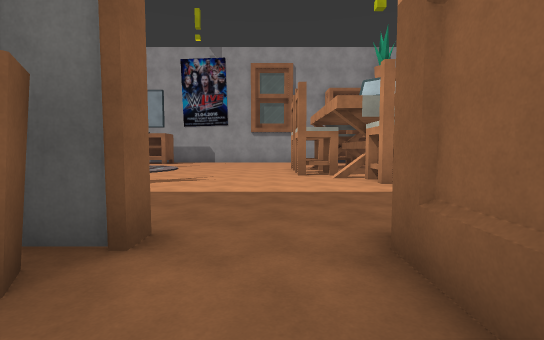
[1] (above)

22 first-person views from a walk through a Unity game level. The camera is 1.5 m above the floor, tilts 4° down and sees 85° across. The floor is counted in squares, 2 m on a side. Each view is taken from the middle of a square. On the plan, view 1 faces up. The plan holds only what a view shows up to about 10 squares ahead; the rest is blank. The place goes on beyond the plan. The player character is not drawn. Door leaves are left out, so doorways stand open. Some surface patterns are stand-ins.

[2]
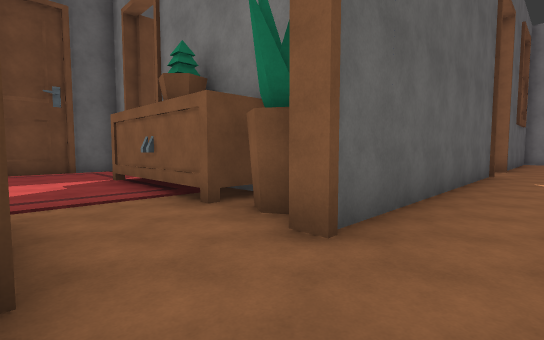

[3]
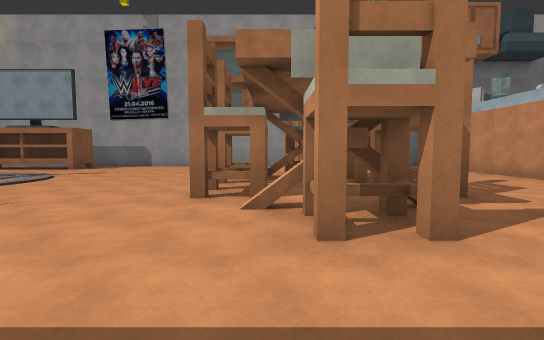

[4]
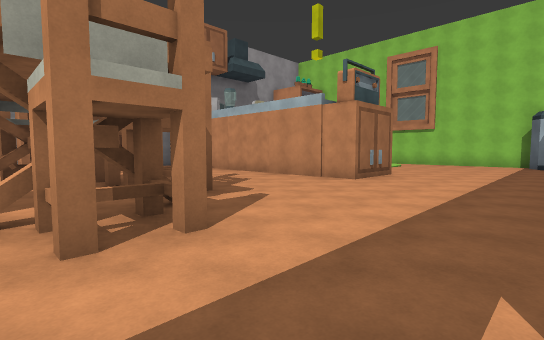

[5]
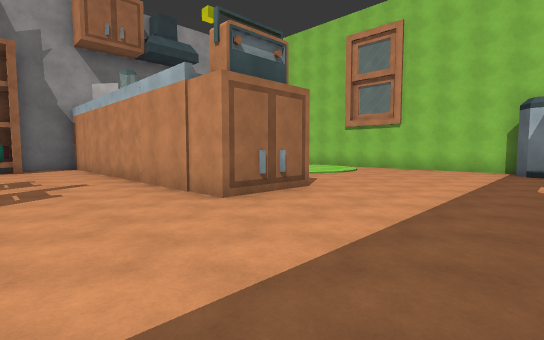

[6]
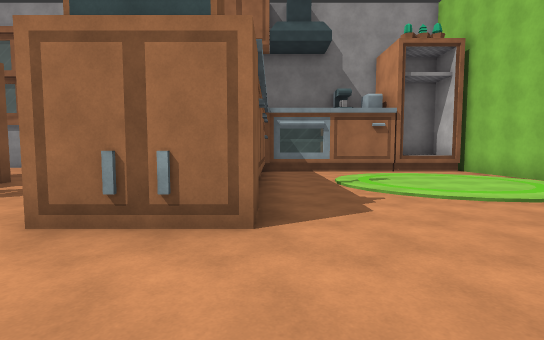

[7]
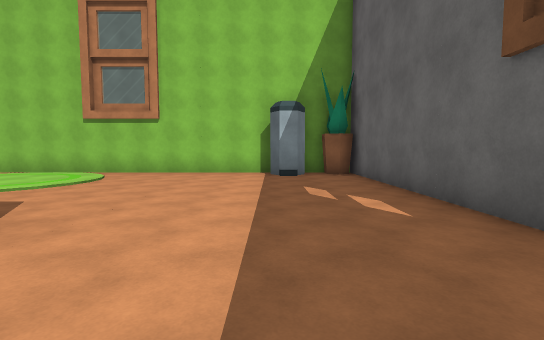

[8]
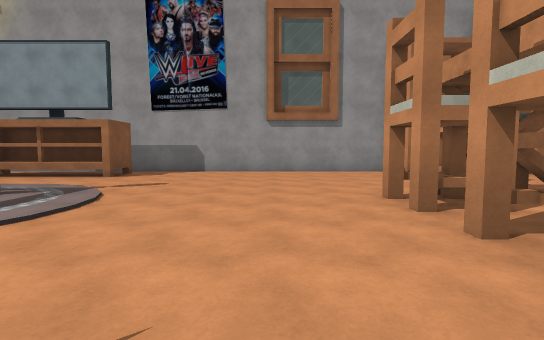

[9]
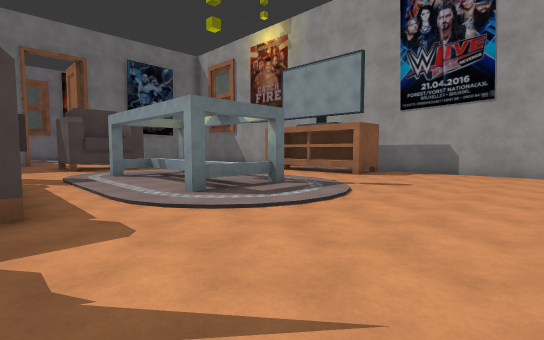

[10]
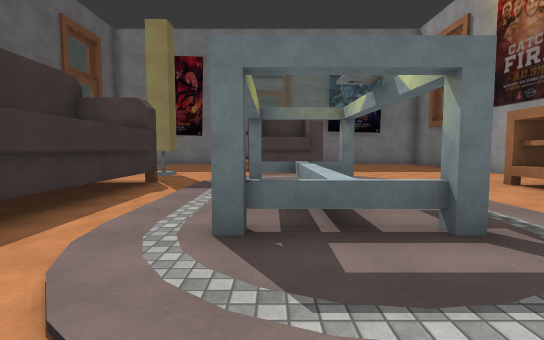

[11]
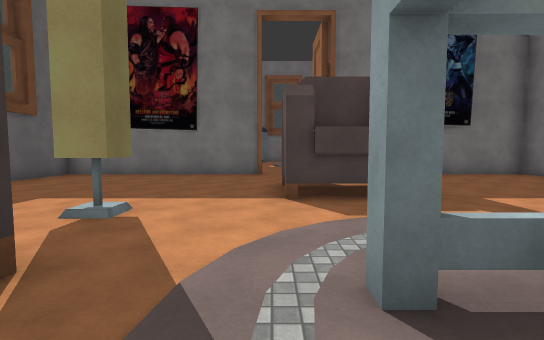

[12]
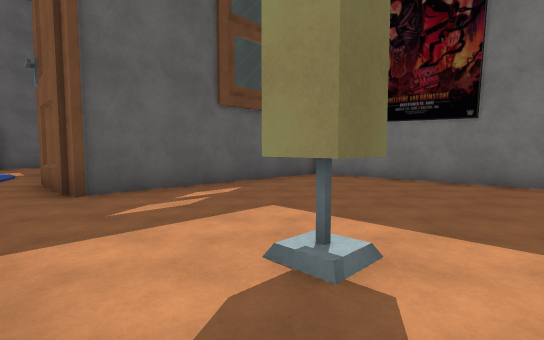

[13]
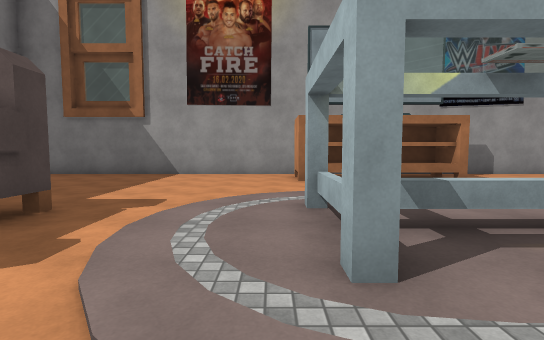

[14]
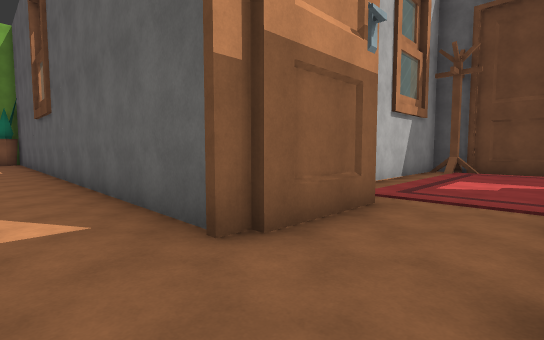

[15]
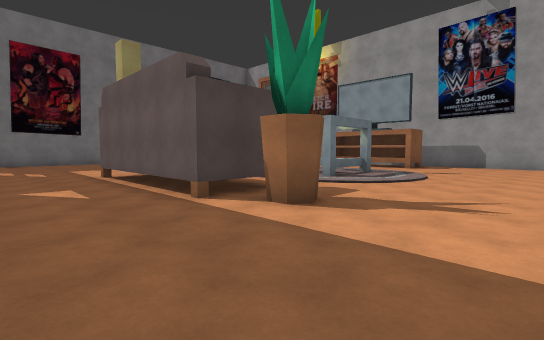

[16]
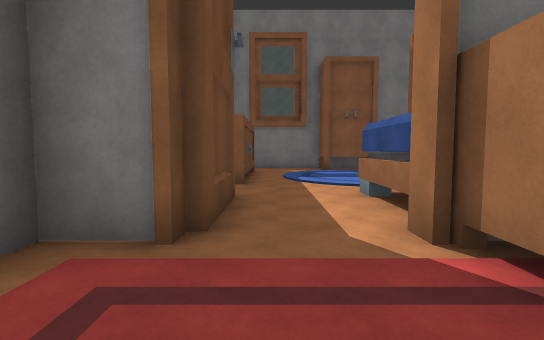

[17]
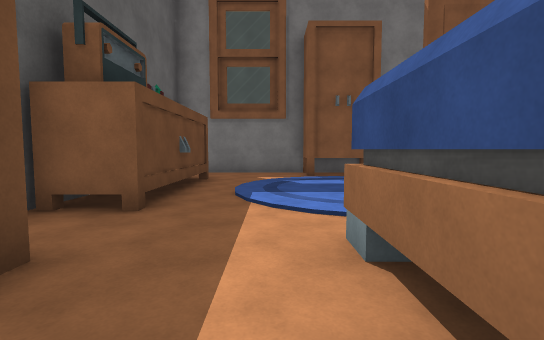

[18]
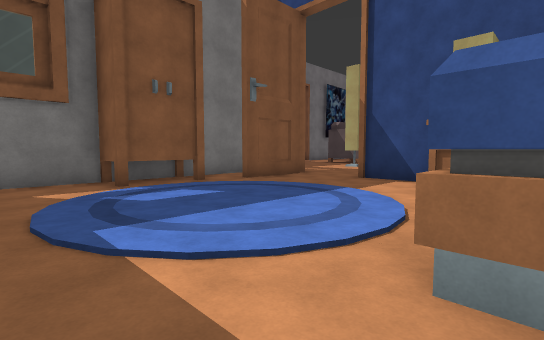

[19]
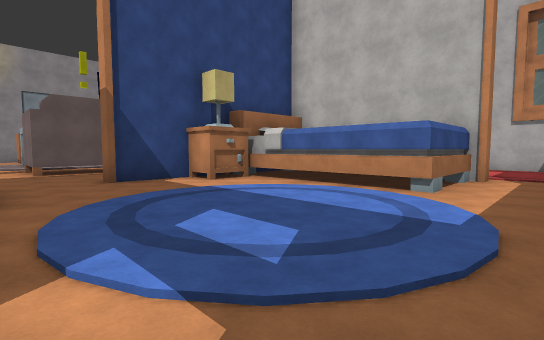

[20]
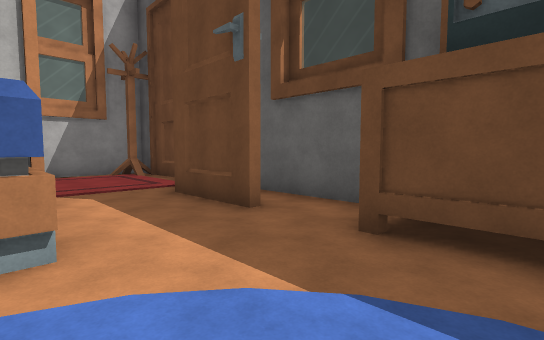

[21]
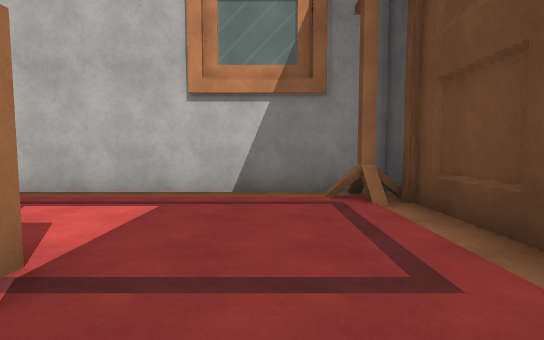

[22]
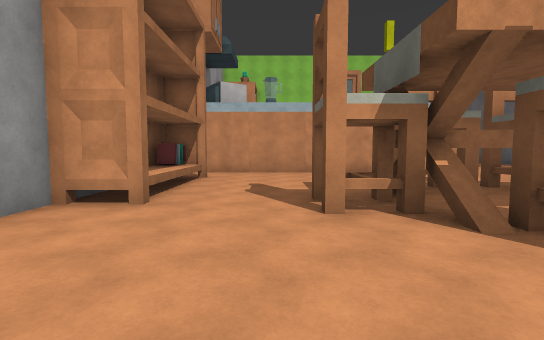

### Floor plan
Points are (right, up) in squares from view 1. A wall is a line through its corners. A room is listed if a view was taken in it or the views show most of it. See-through windows are left out.
Room 1 (views 1, 16, 17, 18, 21)
walls: (-2.4, -3.7) (-2.8, -3.7) (-2.8, -3.4) (-5.6, -3.4); (-5, -5.7) (-2.5, -5.7) (-2.5, -7) (2.2, -7) (2.2, -0.5); (-1.1, 2.2) (-2, 2.2); (-6.6, -5.7) (-6.6, -7) (-3.6, -7)
ways out: opening at (-0.5, 1.5) to room 2; opening at (-5.5, -4.5) to room 3
objects: other object (-2, -3) to (-2, 0); other object (-2, 1); other object (1, -6)
Room 2 (views 2, 3, 4, 5, 6, 7, 8, 9, 10, 11, 12, 13, 14, 15, 22)
walls: (2.8, 8.8) (2.8, 11.9); (2.8, 7.7) (1.6, 7.7); (3.4, 7.7) (2.9, 7.7); (-5, 7.4) (-5, 5.4) (-9.9, 5.4) (-9.9, 7.3) (-5.8, 7.3); (-5.4, 11.9) (-5.4, 9.5); (1.1, 2.1) (1.1, 2.5) (17.5, 2.5); (3, 17) (-5.8, 17); (0.9, 0) (0.9, 2.5); (-9.3, 10.5) (-9.3, 9.5); (-9.6, 9.5) (-9.6, 11.8); (-9.3, 11.9) (-9.3, 10.8); (8.6, 14.8) (8.6, 16.1); (-8.9, 2.2) (-8.9, 2.5) (-1.1, 2.5) (-1.1, 2.2); (-12, 7.1) (-11.4, 7.1) (-11.4, 6.5); (-9.2, 17) (-17.5, 17) (-17.5, 15.9); (17.5, 3.2) (17.5, 14.9) (15.1, 14.9); (-17.5, 2.5) (-11, 2.5) (-11, 1.5)
low walls: (-5.8, 10.5) (-9.3, 10.5); (-17.5, 3.1) (-17.5, 2.5)
ways out: opening at (-0.5, 1.5) to room 1; opening at (-9.5, 2) to room 3; open door at (16.5, 15)
objects: other object (-14, 10) to (-13, 11); other object (-9, 15) to (-6, 16); other object (-6, 2); other object (-4, 6); other object (1, 9) to (2, 9); other object (1, 11) to (2, 11); other object (3, 7); other object (3, 13); other object (4, 9) to (5, 10); other object (4, 11) to (5, 12); other object (4, 16) to (5, 17); other object (6, 16) to (7, 17); other object (9, 8) to (10, 9); other object (9, 9) to (10, 10); other object (9, 11) to (10, 12); other object (9, 13) to (10, 14); other object (11, 15) to (12, 16); other object (14, 15) to (15, 16); other object (17, 3); other object (17, 5)
Room 3 (views 19, 20)
walls: (-11.2, -1.2) (-12.5, -1.2); (-11.4, -1) (-11.4, -3) (-12.5, -3); (-5.6, -3.4) (-5.6, 1.5); (-11, 1.5) (-11, 0); (-10.6, -5.7) (-6.6, -5.7); (-6.9, 2.2) (-8.9, 2.2); (-12.5, 1.2) (-12.5, -6.1)
ways out: opening at (-5.5, -4.5) to room 1; opening at (-9.5, 2) to room 2

Where each view was taken, in squares from view 1:
view 1: 0 up, 0 right, facing up
view 2: 4 up, 1 right, facing down-left
view 3: 4 up, 2 right, facing up
view 4: 4 up, 2 right, facing up-right
view 5: 4 up, 6 right, facing up-right
view 6: 5 up, 11 right, facing up
view 7: 5 up, 8 right, facing right
view 8: 7 up, 1 left, facing up
view 9: 7 up, 1 left, facing up-left
view 10: 10 up, 3 left, facing left
view 11: 9 up, 8 left, facing left
view 12: 8 up, 10 left, facing down-left
view 13: 8 up, 10 left, facing up
view 14: 4 up, 1 left, facing down-right
view 15: 3 up, 1 left, facing up-left
view 16: 5 down, 0 right, facing left
view 17: 4 down, 3 left, facing left
view 18: 5 down, 5 left, facing up-left
view 19: 5 down, 11 left, facing up-right
view 20: 3 down, 8 left, facing down-right
view 21: 5 down, 3 left, facing right
view 22: 14 up, 1 left, facing right
